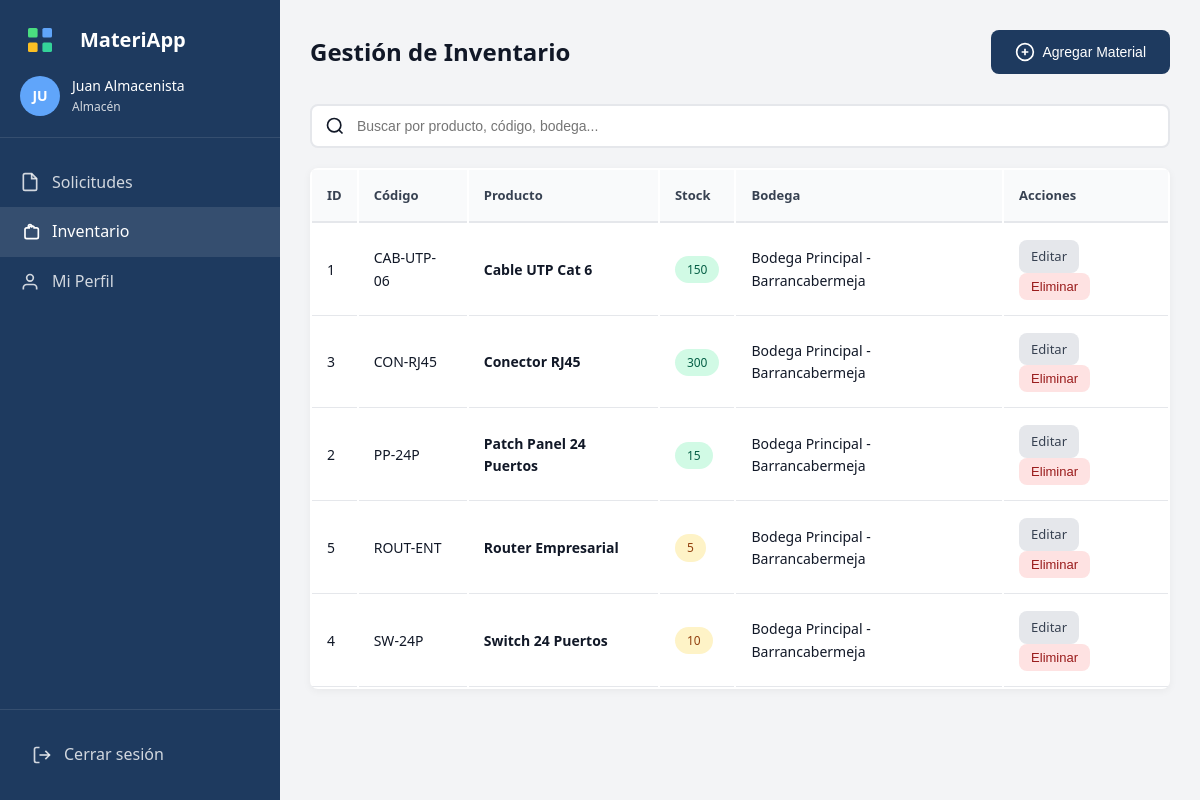
Page /almacen/inventario (signed in) on the committed database.
### tables this page shows
CREATE TABLE inventario (
    id_item INT AUTO_INCREMENT PRIMARY KEY,
    serial VARCHAR(50),
    mac VARCHAR(50),
    nombre_producto VARCHAR(150) NOT NULL,
    nombre_marca VARCHAR(100),
    referencia VARCHAR(100),
    cod_producto VARCHAR(50) NOT NULL,
    cantidad_disponible INT NOT NULL DEFAULT 0,
    nombre_bodega VARCHAR(100) NOT NULL,
    cod_bodega VARCHAR(50) NOT NULL
);

### core/Session.php (called while the page is built, shortened)
<?php
class Session {
    public static function get($key) {
        return isset($_SESSION[$key]) ? $_SESSION[$key] : null;
    }
    public static function has($key) {
        return isset($_SESSION[$key]);
    }
    public static function isLoggedIn() {
        return self::has('user_id') && self::has('user_role');
    }
    public static function getUserRole() {
        return self::get('user_role');
    }
    public static function getUserName() {
        return self::get('user_name');
    }
    public static function checkExpiration() {
        return true;
    }
    public static function requireRole($allowedRoles) {
        $userRole = self::getUserRole();
        if (!is_array($allowedRoles)) {
            $allowedRoles = [$allowedRoles];
        }
    }
}

### core/Database.php (called while the page is built, shortened)
<?php
class Database {
    private static $instance = null;
    private $connection;
    private function __construct() {
        try {
            $dsn = "mysql:host=" . DB_HOST . ";dbname=" . DB_NAME . ";charset=" . DB_CHARSET;
            $options = [
                PDO::ATTR_ERRMODE => PDO::ERRMODE_EXCEPTION,
                PDO::ATTR_DEFAULT_FETCH_MODE => PDO::FETCH_ASSOC,
                PDO::ATTR_EMULATE_PREPARES => false
            ];
            $this->connection = new PDO($dsn, DB_USER, DB_PASS, $options);
        } catch (PDOException $e) {
            die("Error de conexión a la base de datos: " . $e->getMessage());
        }
    }
    public static function getInstance() {
        if (self::$instance === null) {
            self::$instance = new self();
        }
        return self::$instance;
    }
public function getConnection() {
        return $this->connection;
    }
}

### controllers/AlmacenController.php (called while the page is built, shortened)
<?php
require_once ROOT_PATH . 'models/InventarioModel.php';
class AlmacenController {
    private $inventarioModel;
    public function __construct() {
        $this->inventarioModel = new InventarioModel();
    }
    public function inventario() {
        $inventario = $this->inventarioModel->getAll();
        View::render('almacen/inventario', [
            'inventario' => $inventario,
            'pageTitle' => 'Gestión de Inventario'
        ]);
    }
}

### index.php (called while the page is built, shortened)
<?php
require_once __DIR__ . '/config/database.php';
require_once ROOT_PATH . 'core/Database.php';
require_once ROOT_PATH . 'core/Session.php';
require_once ROOT_PATH . 'core/Router.php';
$router = new Router();
$router->get('auth/login', 'AuthController', 'login');
$router->post('auth/login', 'AuthController', 'login');
$router->get('auth/registro', 'AuthController', 'registro');
$router->post('auth/registro', 'AuthController', 'registro');
$router->get('auth/logout', 'AuthController', 'logout');
$router->get('auth/unauthorized', 'AuthController', 'unauthorized');
$router->get('empleado/solicitudes', 'EmpleadoController', 'solicitudes');
$router->get('empleado/nueva', 'EmpleadoController', 'nueva');
$router->post('empleado/crear', 'EmpleadoController', 'crear');
$router->get('empleado/ver/(\d+)', 'EmpleadoController', 'ver');
$router->get('empleado/perfil', 'EmpleadoController', 'perfil');
$router->get('almacen/solicitudes', 'AlmacenController', 'solicitudes');
$router->get('almacen/ver/(\d+)', 'AlmacenController', 'ver');
$router->post('almacen/aprobar/(\d+)', 'AlmacenController', 'aprobar');
$router->post('almacen/rechazar/(\d+)', 'AlmacenController', 'rechazar');
$router->get('almacen/inventario', 'AlmacenController', 'inventario');
$router->post('almacen/inventario/agregar', 'AlmacenController', 'agregarMaterial');
$router->get('almacen/material/(\d+)/editar', 'AlmacenController', 'editarMaterial');
$router->post('almacen/material/(\d+)/editar', 'AlmacenController', 'editarMaterial');
$router->post('almacen/material/(\d+)/eliminar', 'AlmacenController', 'eliminarMaterial');
$router->get('almacen/perfil', 'AlmacenController', 'perfil');
$router->get('admin/usuarios', 'AdminController', 'usuarios');
$router->get('admin/solicitudes', 'AdminController', 'solicitudes');
$router->get('admin/ver-solicitud/(\d+)', 'AdminController', 'verSolicitud');
$router->get('admin/registro', 'AdminController', 'registro');
$router->post('admin/agregar-cedula', 'AdminController', 'agregarCedula');
$router->post('admin/eliminar-cedula/(\d+)', 'AdminController', 'eliminarCedula');
$router->get('admin/usuario/(\d+)/editar', 'AdminController', 'editarUsuario');
$router->post('admin/usuario/(\d+)/editar', 'AdminController', 'editarUsuario');
$router->post('admin/usuario/(\d+)/restablecer', 'AdminController', 'restablecerContrasena');
$router->post('admin/solicitud/(\d+)/eliminar', 'AdminController', 'eliminarSolicitud');
$router->get('admin/dashboard', 'AdminController', 'estadisticas');
$router->get('', 'AuthController', 'login');
$uri = $_SERVER['REQUEST_URI'];
$method = $_SERVER['REQUEST_METHOD'];
$uri = parse_url($uri, PHP_URL_PATH);
$basePath = trim(parse_url(BASE_URL, PHP_URL_PATH), '/');
if (!empty($basePath) && strpos($uri, '/' . $basePath) === 0) {
    $uri = substr($uri, strlen($basePath) + 1);
}
$uri = trim($uri, '/');
try {
    $router->dispatch($uri, $method);
} catch (Exception $e) {
    error_log("Error en MateriApp: " . $e->getMessage());
    error_log("URI: " . $uri);
    http_response_code(500);
    echo "Error interno del servidor: " . $e->getMessage();
}

### models/InventarioModel.php (called while the page is built, shortened)
<?php
require_once ROOT_PATH . 'entities/Inventario.php';
class InventarioModel {
    private $db;
    public function __construct() {
        $this->db = Database::getInstance()->getConnection();
    }
    public function getAll() {
        $sql = "SELECT * FROM inventario ORDER BY nombre_producto";
        $stmt = $this->db->query($sql);
        $inventario = [];
        while ($data = $stmt->fetch()) {
            $inventario[] = new Inventario($data);
        }
        return $inventario;
    }
}

### entities/Inventario.php (called while the page is built, shortened)
<?php
class Inventario {
    private $id_item;
    private $nombre_producto;
    private $cod_producto;
    private $cantidad_disponible;
    private $nombre_bodega;
    public function fill($data) {
        foreach ($data as $key => $value) {
            $method = 'set' . $this->snakeToCamel($key);
        }
    }
    private function snakeToCamel($string) {
        return str_replace(' ', '', ucwords(str_replace('_', ' ', $string)));
    }
    public function getIdItem() {
        return $this->id_item;
    }
    public function setIdItem($id_item) {
        $this->id_item = $id_item;
    }
    public function getNombreProducto() {
        return $this->nombre_producto;
    }
    public function setNombreProducto($nombre_producto) {
        $this->nombre_producto = $nombre_producto;
    }
    public function getCodProducto() {
        return $this->cod_producto;
    }
    public function setCodProducto($cod_producto) {
        $this->cod_producto = $cod_producto;
    }
    public function getCantidadDisponible() {
        return $this->cantidad_disponible;
    }
    public function setCantidadDisponible($cantidad_disponible) {
        $this->cantidad_disponible = $cantidad_disponible;
    }
    public function getNombreBodega() {
        return $this->nombre_bodega;
    }
    public function setNombreBodega($nombre_bodega) {
        $this->nombre_bodega = $nombre_bodega;
    }
}

### views/almacen/inventario.php (the view, shortened to what this page needs)
<!DOCTYPE html>
<html lang="es">
<head>
    <link rel="stylesheet" href="<?= BASE_URL ?>public/css/styles.css">
    <link rel="stylesheet" href="<?= BASE_URL ?>public/js/styles.js.css">
</head>
<body>
    <div class="app-container">
        <aside class="sidebar">
            <div class="sidebar-header">
                <div class="logo">
                    <span class="logo-text">MateriApp</span>
                </div>
                <div class="user-info">
                    <div class="user-avatar"><?= strtoupper(substr(Session::getUserName(), 0, 2)) ?></div>
                    <div class="user-details">
                        <span class="user-name"><?= htmlspecialchars(Session::getUserName()) ?></span>
                        <span class="user-role">Almacén</span>
                    </div>
                </div>
            </div>
            <nav class="sidebar-nav">
                <a href="<?= BASE_URL ?>almacen/solicitudes" class="nav-item">
                    <svg width="20" height="20" viewBox="0 0 24 24" fill="none" stroke="currentColor" stroke-width="2">
                        <path d="M14 2H6a2 2 0 0 0-2 2v16a2 2 0 0 0 2 2h12a2 2 0 0 0 2-2V8z"></path>
                        <polyline points="14 2 14 8 20 8"></polyline>
                    </svg>
                    Solicitudes
                </a>
                <a href="<?= BASE_URL ?>almacen/inventario" class="nav-item active">
                    <svg width="20" height="20" viewBox="0 0 24 24" fill="none" stroke="currentColor" stroke-width="2">
                        <path d="M20 7h-3a2 2 0 0 0-2-2h-2a2 2 0 0 0-2 2H8a2 2 0 0 0-2 2v9a2 2 0 0 0 2 2h12a2 2 0 0 0 2-2V9a2 2 0 0 0-2-2z"></path>
                        <path d="M10 7V5a2 2 0 0 1 2-2h0a2 2 0 0 1 2 2v2"></path>
                    </svg>
                    Inventario
                </a>
                <a href="<?= BASE_URL ?>almacen/perfil" class="nav-item">
                    <svg width="20" height="20" viewBox="0 0 24 24" fill="none" stroke="currentColor" stroke-width="2">
                        <path d="M20 21v-2a4 4 0 0 0-4-4H8a4 4 0 0 0-4 4v2"></path>
                        <circle cx="12" cy="7" r="4"></circle>
                    </svg>
                    Mi Perfil
                </a>
            </nav>
            <div class="sidebar-footer">
                <a href="<?= BASE_URL ?>auth/logout" class="logout-btn">
                    <svg width="20" height="20" viewBox="0 0 24 24" fill="none" stroke="currentColor" stroke-width="2">
                        <path d="M9 21H5a2 2 0 0 1-2-2V5a2 2 0 0 1 2-2h4"></path>
                        <polyline points="16 17 21 12 16 7"></polyline>
                        <line x1="21" y1="12" x2="9" y2="12"></line>
                    </svg>
                    Cerrar sesión
                </a>
            </div>
        </aside>
        <main class="main-content">
            <div class="content-header">
                <h1><?= $pageTitle ?></h1>
                <button type="button" class="btn btn-primary" onclick="document.getElementById('modalAgregar').style.display='block'">
                    <svg width="20" height="20" viewBox="0 0 24 24" fill="none" stroke="currentColor" stroke-width="2" style="vertical-align: middle;">
                        <circle cx="12" cy="12" r="10"></circle>
                        <line x1="12" y1="8" x2="12" y2="16"></line>
                        <line x1="8" y1="12" x2="16" y2="12"></line>
                    </svg>
                    Agregar Material
                </button>
            </div>
            <div class="inventario-list">
                <div class="search-container">
                    <div class="search-input-wrapper">
                        <svg width="20" height="20" viewBox="0 0 24 24" fill="none" stroke="currentColor" stroke-width="2">
                            <circle cx="11" cy="11" r="8"/>
                            <path d="M21 21l-4.35-4.35"/>
                        </svg>
                        <input type="text" class="form-control" data-table-search="tabla-inventario" placeholder="Buscar por producto, código, bodega...">
                    </div>
                </div>
                <table class="table" id="tabla-inventario">
                    <thead>
                        <tr>
                            <th>ID</th>
                            <th>Código</th>
                            <th>Producto</th>
                            <th>Stock</th>
                            <th>Bodega</th>
                            <th>Acciones</th>
                        </tr>
                    </thead>
                    <tbody>
                        <?php if (empty($inventario)): ?>
                            <tr>
                                <td colspan="6" style="text-align: center;">No hay materiales registrados</td>
                            </tr>
                        <?php else: ?>
                            <?php foreach ($inventario as $item): ?>
                                <tr>
                                    <td><?= $item->getIdItem() ?></td>
                                    <td><?= htmlspecialchars($item->getCodProducto()) ?></td>
                                    <td>
                                        <strong><?= htmlspecialchars($item->getNombreProducto()) ?></strong>
                                    </td>
                                    <td>
                                        <span class="badge <?= $item->getCantidadDisponible() > 10 ? 'badge-aprobado' : ($item->getCantidadDisponible() > 0 ? 'badge-pendiente' : 'badge-rechazado') ?>">
                                            <?= $item->getCantidadDisponible() ?>
                                        </span>
                                    </td>
                                    <td><?= htmlspecialchars($item->getNombreBodega()) ?></td>
                                    <td>
                                        <a href="<?= BASE_URL ?>almacen/material/<?= $item->getIdItem() ?>/editar" class="btn btn-sm btn-secondary">Editar</a>
                                        <form method="POST" action="<?= BASE_URL ?>almacen/material/<?= $item->getIdItem() ?>/eliminar" style="display:inline;">
                                            <button type="submit" class="btn btn-sm" style="background:#fee2e2; color:#991b1b;" data-confirm-delete data-item-name="<?= htmlspecialchars($item->getNombreProducto()) ?>">Eliminar</button>
                                        </form>
                                    </td>
                                </tr>
                            <?php endforeach; ?>
                        <?php endif; ?>
                    </tbody>
                </table>
            </div>
        </main>
    </div>
</body>
</html>

### core/Router.php (shortened to what this page needs)
<?php
class Router {
    private $routes = [];
    public function get($path, $controller, $action) {
        $this->routes['GET'][$path] = ['controller' => $controller, 'action' => $action];
    }
    public function post($path, $controller, $action) {
        $this->routes['POST'][$path] = ['controller' => $controller, 'action' => $action];
    }
public function dispatch($uri, $method) {
        $uri = trim($uri, '/');
        foreach ($this->routes[$method] as $routePath => $route) {
            $pattern = '#^' . $routePath . '$#';
            if (preg_match($pattern, $uri, $matches)) {
                $controllerName = $route['controller'];
                $actionName = $route['action'];
                $controllerPath = ROOT_PATH . 'controllers/' . $controllerName . '.php';
                if (file_exists($controllerPath)) {
                    $controller = new $controllerName();
                    if (method_exists($controller, $actionName)) {
                        array_shift($matches);
                        call_user_func_array([$controller, $actionName], $matches);
                        return;
                    }
                }
            }
        }
    }
}

### rows in the picture
inventario: id_item "1", cod_producto "CAB-UTP-06", nombre_producto "Cable UTP Cat 6", cantidad_disponible "150", nombre_bodega "Bodega Principal - Barrancabermeja"
inventario: id_item "3", cod_producto "CON-RJ45", nombre_producto "Conector RJ45", cantidad_disponible "300", nombre_bodega "Bodega Principal - Barrancabermeja"
inventario: id_item "2", cod_producto "PP-24P", nombre_producto "Patch Panel 24 Puertos", cantidad_disponible "15", nombre_bodega "Bodega Principal - Barrancabermeja"
inventario: id_item "5", cod_producto "ROUT-ENT", nombre_producto "Router Empresarial", cantidad_disponible "5", nombre_bodega "Bodega Principal - Barrancabermeja"
inventario: id_item "4", cod_producto "SW-24P", nombre_producto "Switch 24 Puertos", cantidad_disponible "10", nombre_bodega "Bodega Principal - Barrancabermeja"
